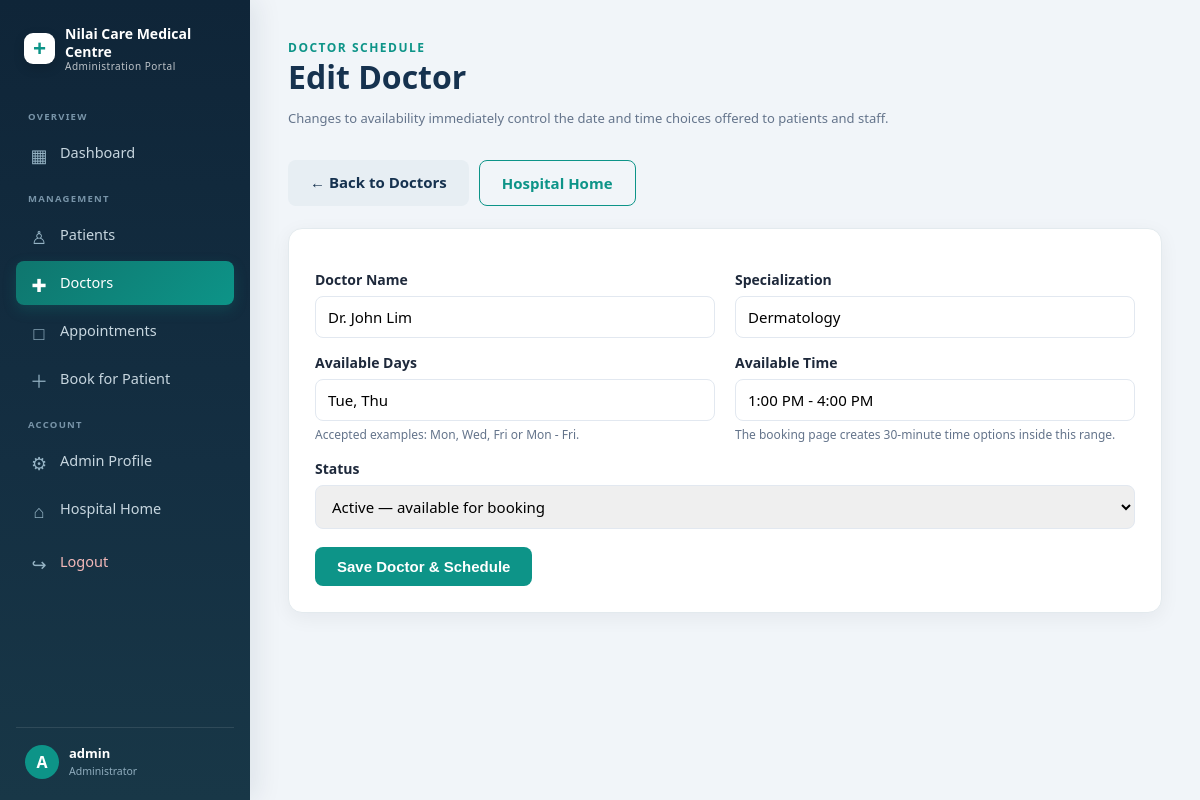
The app's page /admin/edit_doctor.php?id=2 (signed in) with its own data.
### tables this page shows
CREATE TABLE doctors (
    id INT AUTO_INCREMENT PRIMARY KEY,
    name VARCHAR(100) NOT NULL,
    specialization VARCHAR(100) NOT NULL,
    available_day VARCHAR(50) NOT NULL,
    available_time VARCHAR(50) NOT NULL,
    status ENUM('active','inactive') DEFAULT 'active',
    created_at TIMESTAMP DEFAULT CURRENT_TIMESTAMP
);

### admin/edit_doctor.php (the view, shortened to what this page needs)
<?php
require '../config.php';
$doctorId = (int)($_GET['id'] ?? $_POST['doctor_id'] ?? 0);
$stmt = $conn->prepare("SELECT id, name, specialization, available_day, available_time, status FROM doctors WHERE id = ?");
$stmt->bind_param('i', $doctorId);
$stmt->execute();
$doctor = $stmt->get_result()->fetch_assoc();
include 'includes/header.php';
?>
<div class="page-header">
    <div>
        <span class="eyebrow">Doctor schedule</span>
        <h1>Edit Doctor</h1>
        <p class="muted">Changes to availability immediately control the date and time choices offered to patients and staff.</p>
    </div>
    <div class="header-actions">
        <a href="doctors.php" class="btn btn-secondary">← Back to Doctors</a>
        <a href="../index.php" class="btn btn-outline">Hospital Home</a>
    </div>
</div>
<div class="panel form-panel">
    <form method="POST" class="form-grid">
        <div>
            <label for="name">Doctor Name</label>
            <input id="name" type="text" name="name" value="<?php echo htmlspecialchars($doctor['name']); ?>" required>
        </div>
        <div>
            <label for="specialization">Specialization</label>
            <input id="specialization" type="text" name="specialization" value="<?php echo htmlspecialchars($doctor['specialization']); ?>" required>
        </div>
        <div>
            <label for="available_day">Available Days</label>
            <input id="available_day" type="text" name="available_day" value="<?php echo htmlspecialchars($doctor['available_day']); ?>" placeholder="e.g. Mon, Wed, Fri" required>
            <small class="field-help">Accepted examples: Mon, Wed, Fri or Mon - Fri.</small>
        </div>
        <div>
            <label for="available_time">Available Time</label>
            <input id="available_time" type="text" name="available_time" value="<?php echo htmlspecialchars($doctor['available_time']); ?>" placeholder="e.g. 9:00 AM - 12:00 PM" required>
            <small class="field-help">The booking page creates 30-minute time options inside this range.</small>
        </div>
        <div class="full">
            <label for="status">Status</label>
            <select id="status" name="status" required>
                <option value="active" <?php echo $doctor['status'] === 'active' ? 'selected' : ''; ?>>Active — available for booking</option>
            </select>
        </div>
        <div class="full"><button type="submit">Save Doctor &amp; Schedule</button></div>
    </form>
</div>
<?php include 'includes/footer.php'; ?>

### assets/style.css (style rules this page uses)
* { box-sizing: border-box; }
:root { --primary: #0d9488; --primary-dark: #0f766e; --primary-light: #14b8a6; --accent: #2563eb; --navy: #16324f; --bg: #f1f5f9; --card-bg: #ffffff; --text: #1e293b; --muted: #64748b; --border: #e2e8f0; --danger: #dc2626; --success: #16a34a; --warning: #d97706; }
body { font-family: 'Segoe UI', system-ui, Arial, sans-serif; background: var(--bg); margin: 0; color: var(--text); line-height: 1.5; }
h1, h2, h3 { color: var(--navy); margin-top: 0; line-height: 1.2; }
a { color: var(--accent); }
label { display: block; margin-top: 14px; font-weight: 600; font-size: 14px; }
input, select, textarea { width: 100%; padding: 10px 12px; margin-top: 6px; border: 1.5px solid var(--border); border-radius: 8px; font-size: 15px; font-family: inherit; transition: border-color 0.15s; }
button, .btn { display: inline-block; margin-top: 18px; background: var(--primary); color: white; padding: 11px 22px; border: none; border-radius: 8px; cursor: pointer; font-size: 15px; font-weight: 600; text-decoration: none; transition: background 0.15s, transform 0.1s; }
.btn-outline { background: transparent; color: var(--primary); border: 1.5px solid var(--primary); }
.btn-secondary { background: #e7eef3; color: var(--navy); }
.muted { color: var(--muted); font-size: 13px; }
.eyebrow { color: var(--primary); text-transform: uppercase; font-size: 12px; font-weight: 800; letter-spacing: 1.5px; }
.page-header { display: flex; justify-content: space-between; align-items: center; gap: 18px; flex-wrap: wrap; margin-bottom: 22px; }
.page-header h1 { margin-bottom: 4px; }
.page-header .btn { margin-top: 0; }
.form-panel { border: 1px solid var(--border); background: #fbfdfe; border-radius: 14px; padding: 24px; }
.form-grid { display: grid; grid-template-columns: repeat(2, minmax(0, 1fr)); gap: 0 20px; }
.form-grid .full { grid-column: 1 / -1; }
.field-help { display: block; color: var(--muted); font-size: 12px; margin-top: 5px; }
.header-actions { display: flex; flex-wrap: wrap; gap: 10px; }
.header-actions .btn { margin-top: 0; }
.admin-page { background: #f1f5f9; }
.admin-content .panel { background: var(--card-bg); padding: 26px; border: 1px solid #e3eaee; border-radius: 14px; box-shadow: 0 5px 20px rgba(15,23,42,0.055); margin-top: 20px; }

### records on screen
doctors: name "Dr. John Lim", specialization "Dermatology", available_day "Tue, Thu", available_time "1:00 PM - 4:00 PM", status "Active — available for booking"

### other values on screen
$hospitalName "Nilai Care Medical Centre"
substr($_SESSION['admin_name'] ?? 'A', 0, 1) "A"
$_SESSION['admin_name'] "admin"
